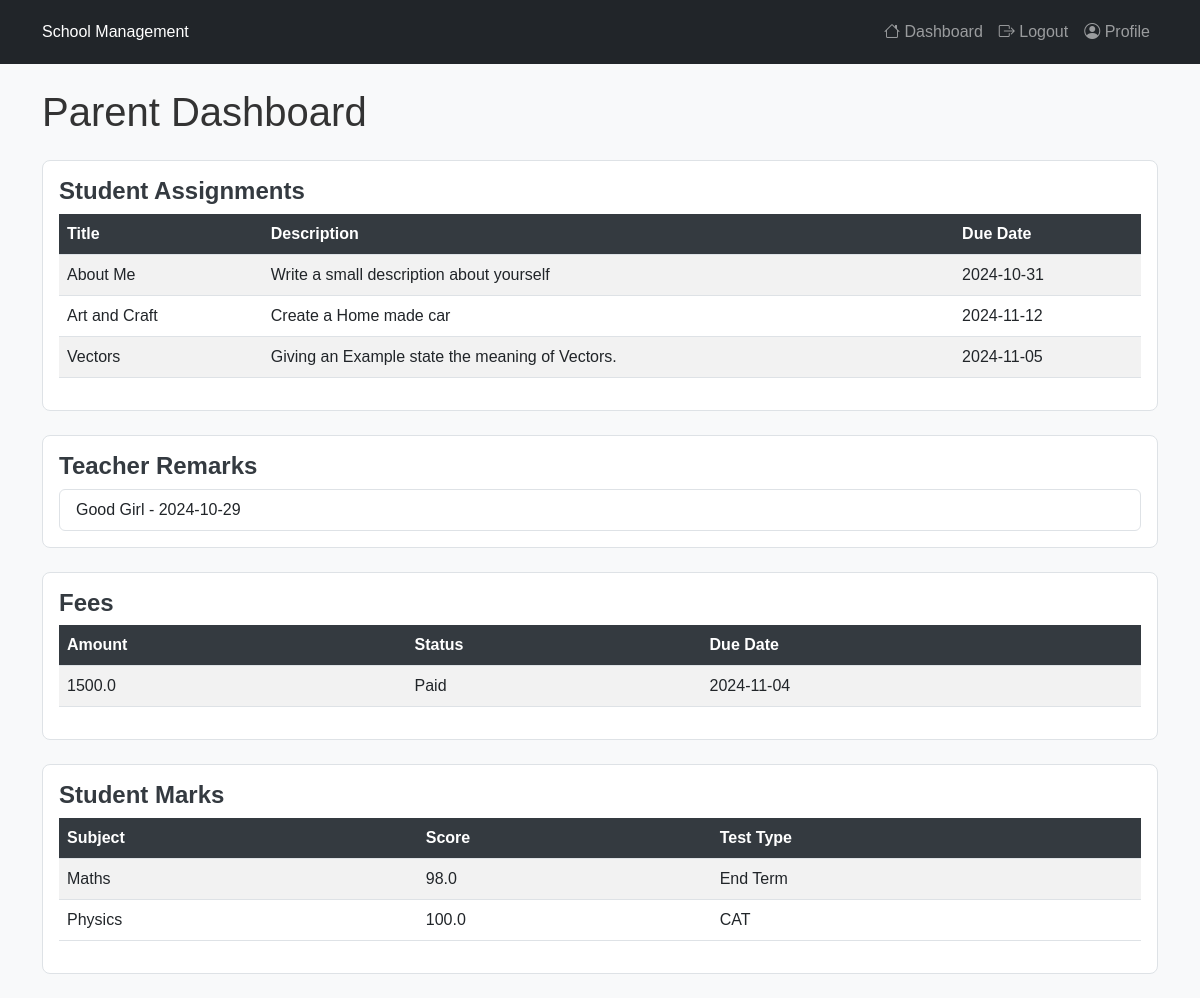
Page /parent_dashboard (signed in) on the earlier database version.
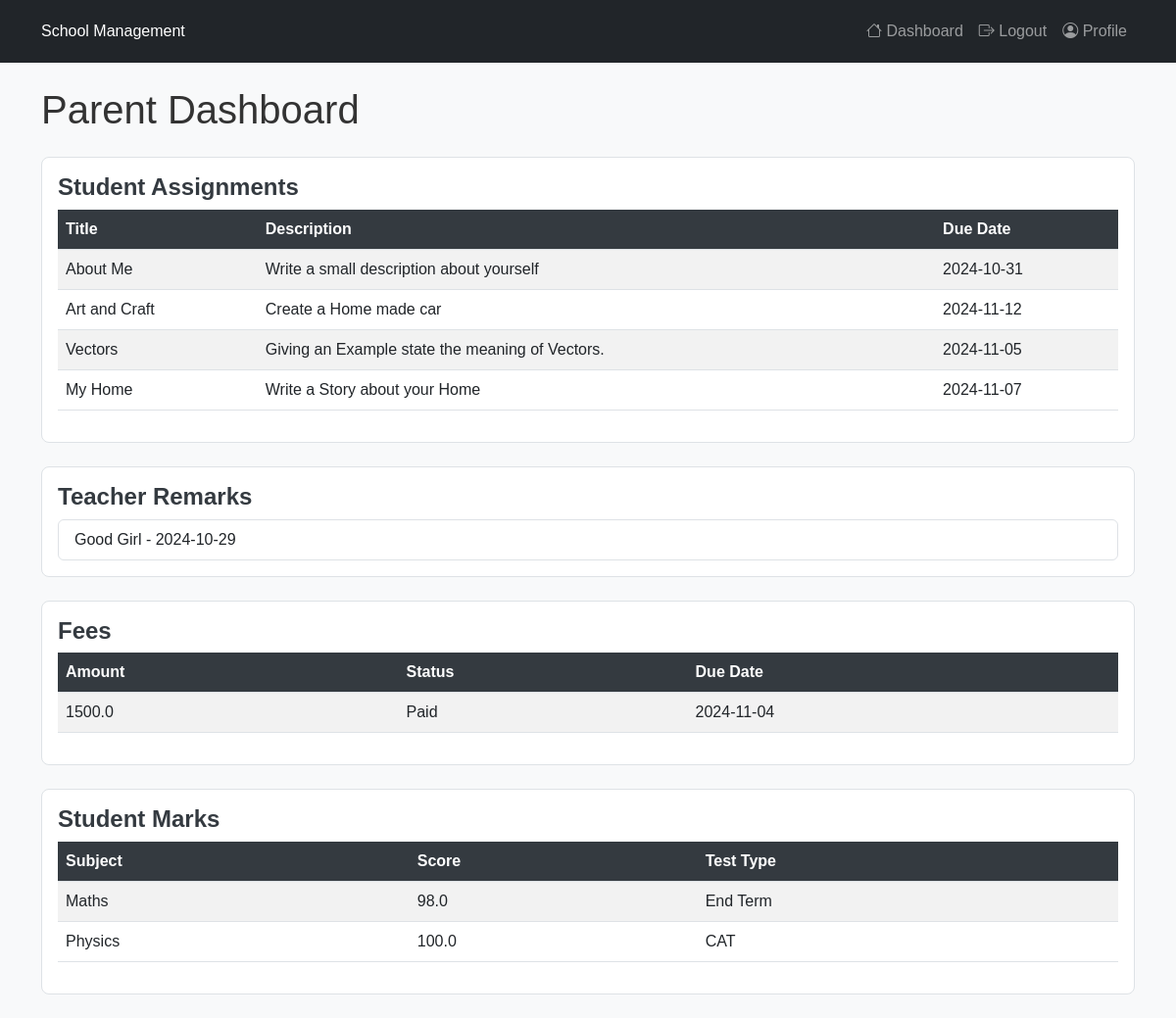
Same page on the later database version.
### models.py (models this page shows)
class Assignment(db.Model):
    id = db.Column(db.Integer, primary_key=True)
    title = db.Column(db.String(150), nullable=False)
    description = db.Column(db.Text, nullable=False)
    due_date = db.Column(db.Date, nullable=False)
    teacher_id = db.Column(db.Integer, db.ForeignKey('teacher.id'), nullable=False)
    student_id = db.Column(db.Integer, db.ForeignKey('student.id'), nullable=True)  # For individual or all students
    student = db.relationship('Student', backref='assignments', lazy=True)

class Remark(db.Model):
    id = db.Column(db.Integer, primary_key=True)
    student_id = db.Column(db.Integer, db.ForeignKey('student.id'), nullable=False)
    teacher_id = db.Column(db.Integer, db.ForeignKey('teacher.id'), nullable=False)
    text = db.Column(db.Text, nullable=False)
    created_at = db.Column(db.DateTime, default=datetime.utcnow)

class Fee(db.Model):
    id = db.Column(db.Integer, primary_key=True)
    student_id = db.Column(db.Integer, db.ForeignKey('student.id'), nullable=False)
    amount_due = db.Column(db.Float, nullable=False)
    amount_paid = db.Column(db.Float, default=0.0)
    due_date = db.Column(db.Date, nullable=False)
    status = db.Column(db.String(20), default="Pending")  # Status options: Pending, Paid, Overdue
    student = db.relationship('Student', back_populates='fees')

class Mark(db.Model):
    id = db.Column(db.Integer, primary_key=True)
    student_id = db.Column(db.Integer, db.ForeignKey('student.id'), nullable=False)
    teacher_id = db.Column(db.Integer, db.ForeignKey('teacher.id'), nullable=False)
    subject = db.Column(db.String(100), nullable=False)  # Subject for the marks
    score = db.Column(db.Float, nullable=False)  # The marks scored by the student
    test_type = db.Column(db.String(20), nullable=False)  # Assignment, CAT, or End Term
    created_at = db.Column(db.DateTime, default=datetime.utcnow)
    student = db.relationship('Student', backref='marks')
    teacher = db.relationship('Teacher', backref='marks')

### app.py (the view)
@app.route('/parent_dashboard')
@login_required
def parent_dashboard():
    if current_user.role != 'Parent':
        flash("Unauthorized access.", 'danger')
        return redirect(url_for('dashboard'))
    parent = Parent.query.filter_by(user_id=current_user.id).first()
    if not parent:
        flash('No parent found for this user.', 'info')
        return render_template('parent_dashboard.html', assignments=[], remarks=[], fees=[], marks=[])
    students = parent.students  # This will now return all students linked to the parent
    if not students:
        flash('No students found for this parent.', 'info')
        return render_template('parent_dashboard.html', assignments=[], remarks=[], fees=[], marks=[])
    assignments = Assignment.query.filter(Assignment.student_id.in_([student.id for student in students])).all()
    remarks = Remark.query.filter(Remark.student_id.in_([student.id for student in students])).all()
    fees = Fee.query.filter(Fee.student_id.in_([student.id for student in students])).all()
    marks = Mark.query.filter(Mark.student_id.in_([student.id for student in students])).all()
    return render_template('parent_dashboard.html', assignments=assignments, remarks=remarks, fees=fees, marks=marks)

### app.py (called while the page is built)
@login_manager.user_loader
def load_user(user_id):
    return User.query.get(int(user_id))

### templates/parent_dashboard.html
{% extends "base.html" %}
{% block content %}
<h1>Parent Dashboard</h1>
<div class="card my-4">
    <div class="card-body">
        <h5 class="card-title">Student Assignments</h5>
        <table class="table table-striped">
            <thead>
                <tr>
                    <th>Title</th>
                    <th>Description</th>
                    <th>Due Date</th>
                </tr>
            </thead>
            <tbody>
                {% for assignment in assignments %}
                <tr>
                    <td>{{ assignment.title }}</td>
                    <td>{{ assignment.description }}</td>
                    <td>{{ assignment.due_date }}</td>
                </tr>
                {% else %}
                <tr>
                    <td colspan="3">No assignments found.</td>
                </tr>
                {% endfor %}
            </tbody>
        </table>
    </div>
</div>
<div class="card my-4">
    <div class="card-body">
        <h5 class="card-title">Teacher Remarks</h5>
        <ul class="list-group">
            {% for remark in remarks %}
            <li class="list-group-item">{{ remark.text }} - {{ remark.created_at.strftime('%Y-%m-%d') }}</li>
            {% else %}
            <li class="list-group-item">No remarks available.</li>
            {% endfor %}
        </ul>
    </div>
</div>
<div class="card my-4">
    <div class="card-body">
        <h5 class="card-title">Fees</h5>
        <table class="table table-striped">
            <thead>
                <tr>
                    <th>Amount</th>
                    <th>Status</th>
                    <th>Due Date</th>
                </tr>
            </thead>
            <tbody>
                {% for fee in fees %}
                <tr>
                    <td>{{ fee.amount_due }}</td>
                    <td>{{ fee.status }}</td>
                    <td>{{ fee.due_date }}</td>
                </tr>
                {% else %}
                <tr>
                    <td colspan="3">No fee records found.</td>
                </tr>
                {% endfor %}
            </tbody>
        </table>
    </div>
</div>
<div class="card my-4">
    <div class="card-body">
        <h5 class="card-title">Student Marks</h5>
        <table class="table table-striped">
            <thead>
                <tr>
                    <th>Subject</th>
                    <th>Score</th>
                    <th>Test Type</th>
                </tr>
            </thead>
            <tbody>
                {% for mark in marks %}
                <tr>
                    <td>{{ mark.subject }}</td>
                    <td>{{ mark.score }}</td>
                    <td>{{ mark.test_type }}</td>
                </tr>
                {% else %}
                <tr>
                    <td colspan="3">No marks available.</td>
                </tr>
                {% endfor %}
            </tbody>
        </table>
    </div>
</div>
{% endblock %}

### templates/base.html (shortened to what this page needs)
<!DOCTYPE html>
<html lang="en">
<head>
    <link href="https://cdn.jsdelivr.net/npm/bootstrap@5.3.0/dist/css/bootstrap.min.css" rel="stylesheet">
    <link rel="stylesheet" href="{{ url_for('static', filename='css/styles.css') }}">
    <link rel="stylesheet" href="https://cdn.jsdelivr.net/npm/sweetalert2@11/dist/sweetalert2.min.css">
    <link rel="stylesheet" href="https://cdn.jsdelivr.net/npm/bootstrap-icons@1.11.0/font/bootstrap-icons.css">
</head>
<body>
    <nav class="navbar navbar-expand-lg navbar-dark bg-dark">
        <div class="container">
            <a class="navbar-brand" href="#">School Management</a>
            <div class="collapse navbar-collapse" id="navbarNav">
                <ul class="navbar-nav ms-auto">
                    <li class="nav-item">
                        <a class="nav-link" href="{{ url_for('dashboard') }}">
                            <i class="bi bi-house"></i> Dashboard
                        </a>
                    </li>
                    <li class="nav-item">
                        <a class="nav-link" href="{{ url_for('logout') }}">
                            <i class="bi bi-box-arrow-right"></i> Logout
                        </a>
                    </li>
                    <li class="nav-item">
                        <a class="nav-link" href="{{ url_for('profile') }}">
                            <i class="bi bi-person-circle"></i> Profile
                        </a>
                    </li>
                </ul>
            </div>
        </div>
    </nav>
    <div class="container mt-4">
        {% block content %}{% endblock %}
    </div>
</body>
</html>

### static/css/styles.css (style rules this page uses)
body { background-color: #f8f9fa; color: #333; font-family: Arial, sans-serif; }
.navbar { padding: 0.75rem 1rem; }
.navbar-brand, .nav-link { font-size: 1rem; font-weight: 500; }
.card { border: 1px solid #dee2e6; border-radius: 0.5rem; }
.card-title { font-size: 1.5rem; font-weight: bold; color: #343a40; }
.table th { background-color: #343a40; color: white; }
.table-striped tbody tr:nth-of-type(odd) { background-color: #f2f2f2; }

Differences in the rows shown:
added Assignment: title "My Home", description "Write a Story about your Home", due_date "2024-11-07"
